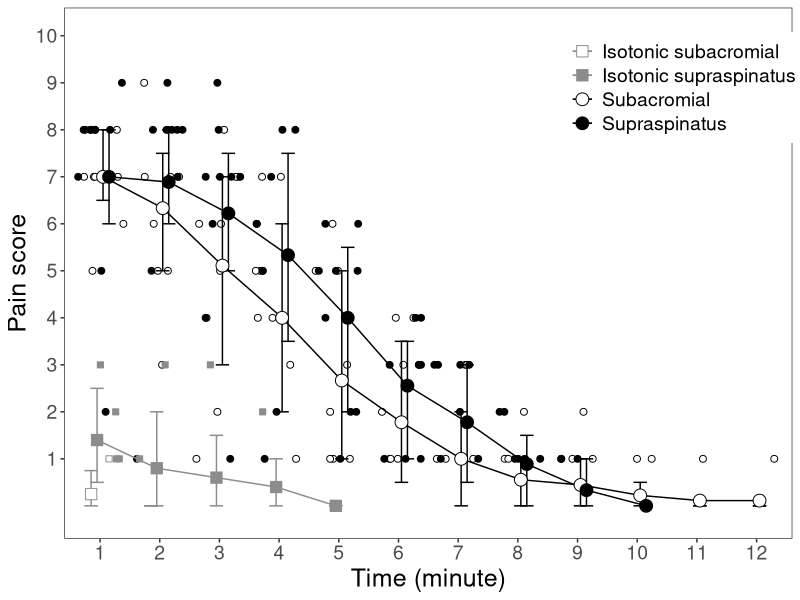
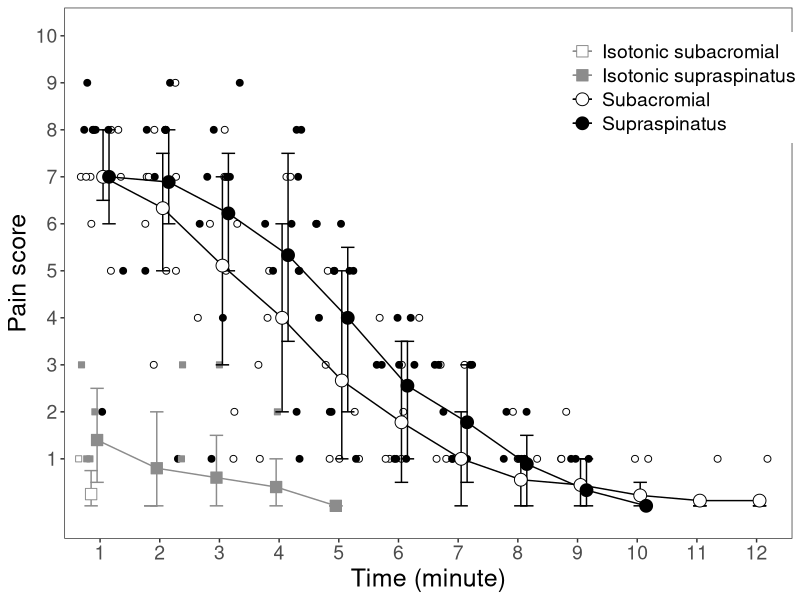

Write the R code that produced these figures, in order.
# Remove comments and run following lines if packages are not installed
#install.packages("reshape2")
#install.packages("ggplot2") 

# Load libraries
library(reshape2)
library(ggplot2)
library(plyr)

# Set working directory to where CSV file is located
setwd('/home/joanna/Dropbox/Projects/shoulderPain/doc/ms/S1 File')

# Read in CSV file, assign values to dataframe `df`
df <- read.csv('160412_nrs.csv', header=TRUE, sep=',')

# Reshape dataframe with melt() so data are in long format
df <- melt(df, id.vars=c('subject', 'site'))

# Rename long format identifier as `time`
names(df)[names(df)=="variable"] <- "time"

# Rename levels of factors of `time` variable
levels(df$time)[levels(df$time) == c("X1", "X2", "X3", "X4", "X5", "X6", 
                                     "X7", "X8", "X9", "X10", "X11", "X12"
                                     )] <- c("1", "2", "3", "4", "5", "6", 
                                             "7", "8", "9", "10", "11", "12")

# Change factor variables (time) to continuous
as.numeric(levels(df$time))[df$time]

# Get mean, sd of pain for each site at each time point
ds <- ddply(df, na.rm=T, .(time, site), summarise, mean=mean(value), sd=sd(value), 
            median=median(value,na.rm=T), qt25=quantile(value,0.25,type=6,na.rm=T), qt75=quantile(value,0.75,type=6,na.rm=T))

df$value <- as.factor(df$value)
# Plot raw and summary data of pain scores
set.seed(1)
legend_point_fill <- c("white", "gray55", "white", "black")
geom_point_fill <- c("gray55", "gray55", "black", "black")
fig <- ggplot() + 
  # raw data
  labs(x="Time (minute)", y="Pain score") +
  geom_point(data=df, aes(y=value, x=time, colour=df$site, fill=df$site, shape=df$site), size=2, position=position_jitter(width=0.4,height=0)) +
  scale_shape_manual(values=c(22, 22, 21, 21), guide=FALSE) + 
  scale_colour_manual(name="", values=geom_point_fill) +
  scale_fill_manual(values=legend_point_fill) + 
  guides(fill=FALSE) +
  coord_cartesian(ylim=c(-0.1, 10)) + 
  scale_y_discrete(limits=c("1", "2", "3", "4", "5", "6",  "7", "8", "9", "10")) +
  theme_bw() + 
  theme(
    axis.text=element_text(size=14),
    legend.text=element_text(size=14),
    # position legend at 80% of x- and y-axis length
    legend.position=c(0.85, 0.85),
    legend.title=element_blank(),
    legend.key=element_blank(),
    panel.grid.major=element_blank(),
    panel.grid.minor=element_blank(), 
    text=element_text(size=18)) + 
  # summary data
  # geom_errorbar(data=ds, aes(x=time, y=mean, ymin=mean-sd, ymax=mean+sd, color=ds$site), position=position_dodge(width=0.4)) + 
  geom_errorbar(data=ds, aes(x=time, y=median, ymin=qt25, ymax=qt75, color=ds$site), position=position_dodge(width=0.4)) + 
  geom_line(data=ds, aes(x=time, y=mean, group=site, colour=ds$site), position=position_dodge(width=0.4)) +
  geom_point(data=ds, aes(x=time, y=mean, colour=ds$site, fill=ds$site, shape=ds$site), size=4, position=position_dodge(width=0.4)) + 
  scale_color_manual(labels = c("Isotonic subacromial", "Isotonic supraspinatus", "Subacromial", "Supraspinatus"), 
                     values=geom_point_fill) + 
  scale_shape_manual(values=c(22, 22, 21, 21), guide=FALSE) + 
  scale_fill_manual(values=legend_point_fill) +
  guides(col=guide_legend(override.aes=list(shape=c(22, 22, 21, 21), fill=legend_point_fill)))
print(fig)
# save figure
png(filename="Fig3_.svg", width=11, height=7, units='in', res=300)
plot(fig)
dev.off()
